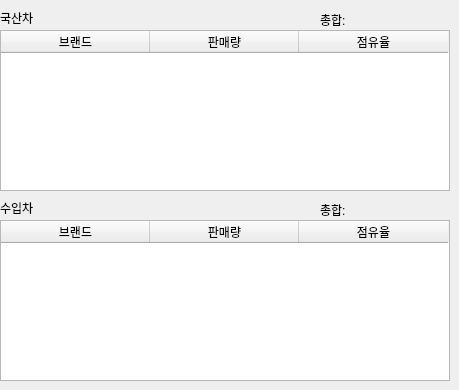
       <widget class="QWidget" name="brand">
        <widget class="QLabel" name="label_3">
         <property name="geometry">
          <rect>
           <x>0</x>
           <y>10</y>
           <width>40</width>
           <height>16</height>
          </rect>
         </property>
         <property name="text">
          <string>국산차</string>
         </property>
        </widget>
        <widget class="QLabel" name="korea_day">
         <property name="geometry">
          <rect>
           <x>50</x>
           <y>10</y>
           <width>90</width>
           <height>16</height>
          </rect>
         </property>
         <property name="text">
          <string/>
         </property>
        </widget>
        <widget class="QLabel" name="label_5">
         <property name="geometry">
          <rect>
           <x>320</x>
           <y>10</y>
           <width>31</width>
           <height>20</height>
          </rect>
         </property>
         <property name="text">
          <string>총합:</string>
         </property>
        </widget>
        <widget class="QLabel" name="korea_total">
         <property name="geometry">
          <rect>
           <x>350</x>
           <y>10</y>
           <width>61</width>
           <height>20</height>
          </rect>
         </property>
         <property name="text">
          <string/>
         </property>
        </widget>
        <widget class="QTableWidget" name="tableWidget_7">
         <property name="geometry">
          <rect>
           <x>0</x>
           <y>30</y>
           <width>450</width>
           <height>161</height>
          </rect>
         </property>
         <property name="styleSheet">
          <string notr="true">QScrollBar:vertical{
    boder:none;
    background-color: rgb(69, 78, 255);
}


QTableWidget::pane { /* The tab widget frame */
	border-bottom: 1px solid #C2C7CB;
	border-left: 1px solid #C2C7CB;
	border-right: 1px solid #C2C7CB;
	border-color: rgb(69, 78, 255);
}</string>
         </property>
         <property name="horizontalScrollBarPolicy">
          <enum>Qt::ScrollBarAlwaysOff</enum>
         </property>
         <property name="editTriggers">
          <set>QAbstractItemView::NoEditTriggers</set>
         </property>
         <attribute name="horizontalHeaderDefaultSectionSize">
          <number>149</number>
         </attribute>
         <column>
          <property name="text">
           <string>브랜드</string>
          </property>
         </column>
         <column>
          <property name="text">
           <string>판매량</string>
          </property>
         </column>
         <column>
          <property name="text">
           <string>점유율</string>
          </property>
         </column>
        </widget>
        <widget class="QLabel" name="income_total">
         <property name="geometry">
          <rect>
           <x>350</x>
           <y>200</y>
           <width>61</width>
           <height>20</height>
          </rect>
         </property>
         <property name="text">
          <string/>
         </property>
        </widget>
        <widget class="QLabel" name="label_9">
         <property name="geometry">
          <rect>
           <x>0</x>
           <y>200</y>
           <width>40</width>
           <height>16</height>
          </rect>
         </property>
         <property name="text">
          <string>수입차</string>
         </property>
        </widget>
        <widget class="QLabel" name="label_10">
         <property name="geometry">
          <rect>
           <x>320</x>
           <y>200</y>
           <width>31</width>
           <height>20</height>
          </rect>
         </property>
         <property name="text">
          <string>총합:</string>
         </property>
        </widget>
        <widget class="QTableWidget" name="tableWidget_8">
         <property name="geometry">
          <rect>
           <x>0</x>
           <y>220</y>
           <width>450</width>
           <height>161</height>
          </rect>
         </property>
         <property name="styleSheet">
          <string notr="true">QScrollBar:vertical{
    boder:none;
    background-color: rgb(69, 78, 255);
}</string>
         </property>
         <property name="horizontalScrollBarPolicy">
          <enum>Qt::ScrollBarAlwaysOff</enum>
         </property>
         <property name="editTriggers">
          <set>QAbstractItemView::NoEditTriggers</set>
         </property>
         <attribute name="horizontalHeaderDefaultSectionSize">
          <number>149</number>
         </attribute>
         <column>
          <property name="text">
           <string>브랜드</string>
          </property>
         </column>
         <column>
          <property name="text">
           <string>판매량</string>
          </property>
         </column>
         <column>
          <property name="text">
           <string>점유율</string>
          </property>
         </column>
        </widget>
        <widget class="QLabel" name="income_day">
         <property name="geometry">
          <rect>
           <x>50</x>
           <y>200</y>
           <width>90</width>
           <height>16</height>
          </rect>
         </property>
         <property name="text">
          <string/>
         </property>
        </widget>
       </widget>
